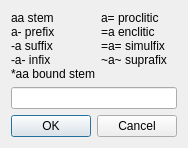
<?xml version="1.0" encoding="UTF-8"?>
<ui version="4.0">
 <class>CreateAnalysisDialog</class>
 <widget class="QDialog" name="CreateAnalysisDialog">
  <property name="geometry">
   <rect>
    <x>0</x>
    <y>0</y>
    <width>174</width>
    <height>140</height>
   </rect>
  </property>
  <property name="windowTitle">
   <string>Dialog</string>
  </property>
  <layout class="QVBoxLayout" name="verticalLayout">
   <item>
    <layout class="QHBoxLayout" name="horizontalLayout">
     <item>
      <widget class="QLabel" name="label">
       <property name="text">
        <string>aa stem
a- prefix
-a suffix
-a- infix
*aa bound stem</string>
       </property>
       <property name="alignment">
        <set>Qt::AlignLeading|Qt::AlignLeft|Qt::AlignTop</set>
       </property>
      </widget>
     </item>
     <item>
      <widget class="QLabel" name="label_2">
       <property name="text">
        <string>a= proclitic
=a enclitic
=a= simulfix
~a~ suprafix</string>
       </property>
       <property name="alignment">
        <set>Qt::AlignLeading|Qt::AlignLeft|Qt::AlignTop</set>
       </property>
      </widget>
     </item>
    </layout>
   </item>
   <item>
    <widget class="LingEdit" name="analysisEdit"/>
   </item>
   <item>
    <widget class="QDialogButtonBox" name="buttonBox">
     <property name="orientation">
      <enum>Qt::Horizontal</enum>
     </property>
     <property name="standardButtons">
      <set>QDialogButtonBox::Cancel|QDialogButtonBox::Ok</set>
     </property>
    </widget>
   </item>
  </layout>
 </widget>
 <customwidgets>
  <customwidget>
   <class>LingEdit</class>
   <extends>QLineEdit</extends>
   <header>lingedit.h</header>
  </customwidget>
 </customwidgets>
 <resources/>
 <connections>
  <connection>
   <sender>buttonBox</sender>
   <signal>accepted()</signal>
   <receiver>CreateAnalysisDialog</receiver>
   <slot>accept()</slot>
   <hints>
    <hint type="sourcelabel">
     <x>248</x>
     <y>254</y>
    </hint>
    <hint type="destinationlabel">
     <x>157</x>
     <y>274</y>
    </hint>
   </hints>
  </connection>
  <connection>
   <sender>buttonBox</sender>
   <signal>rejected()</signal>
   <receiver>CreateAnalysisDialog</receiver>
   <slot>reject()</slot>
   <hints>
    <hint type="sourcelabel">
     <x>316</x>
     <y>260</y>
    </hint>
    <hint type="destinationlabel">
     <x>286</x>
     <y>274</y>
    </hint>
   </hints>
  </connection>
 </connections>
</ui>
